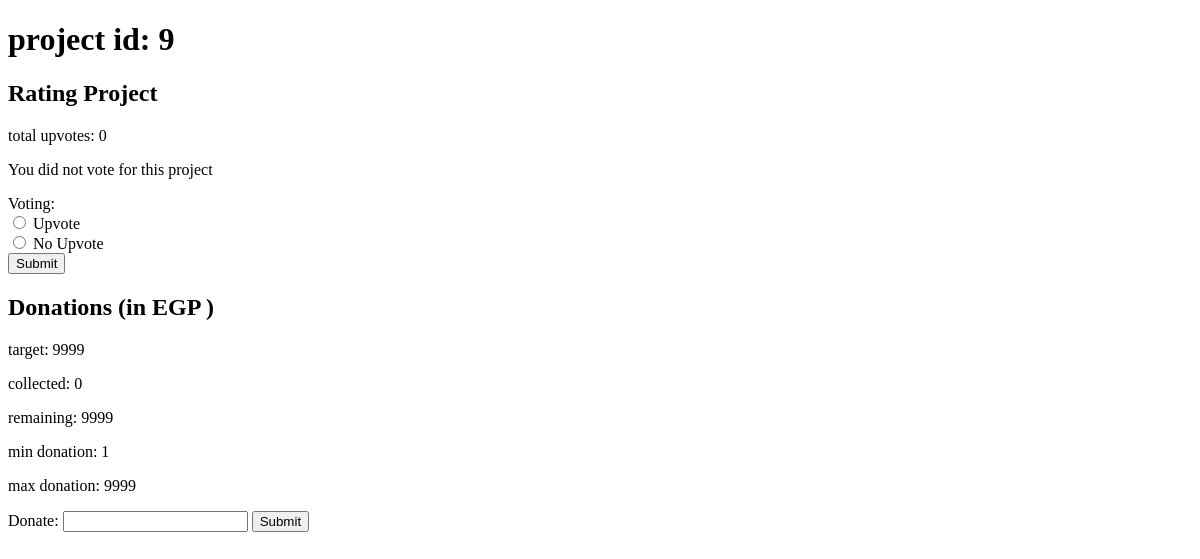
/do_ra/project/9 (signed in), run on an earlier commit of the app's database.
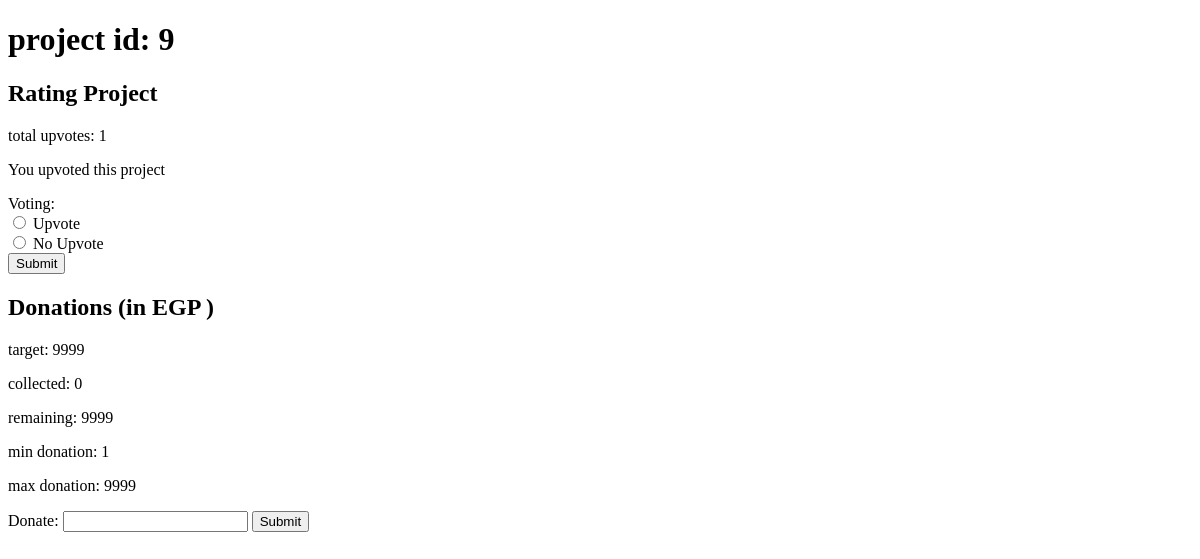
And on a later commit of the database.
### donation_rating/models.py (models this page shows)
class Projects(models.Model):
    id = models.AutoField(primary_key=True)
    end_date = models.DateField()
    total_target = models.IntegerField(default=0, null=True, blank=True)
    total_upvotes = models.IntegerField(default=0,null=True, blank=True)  # FIXME AA
    total_votes = models.IntegerField(default=0, null=True,blank=True)    # FIXME AA
    collected_donations = models.IntegerField(default=0,null=True, blank=True) # FIXME AA
    is_deleted = models.BooleanField(default=False,blank=True)
    user = models.ForeignKey(User,on_delete=models.CASCADE) # AA

### donation_rating/views.py (the view)
# urls.py: 2. Add a URL to urlpatterns:  path('', views.home, name='home')
@login_required(login_url='login')
def home(request, project_id):
    user_id = request.user.id
    project = models.Projects.objects.get( id = project_id )
    remaining_sum = project.total_target - project.collected_donations
    user_has_rate = models.ProjectRate.objects.filter( user = user_id, project=project_id).exists()
    if user_has_rate:
        cur_user_rate =  models.ProjectRate.objects.get( user = user_id, project=project_id )
    cur_user_rate_msg = 'You did not vote for this project'
    if user_has_rate:
        if cur_user_rate.is_upvote:
            cur_user_rate_msg = 'You upvoted this project'
        else:
            cur_user_rate_msg = 'You downvoted this project'
    ratingForm = forms.MakeRatingForm()
    donateForm = forms.DonationForm()
    is_donation_open = True
    if  project.collected_donations == project.total_target or \
        project.end_date < datetime.today().date():
        is_donation_open = False
    return render(request, 'donation_rating/home.html', {'project':project,
        'remaining_sum' : remaining_sum,
        'cur_user_rate_msg' : cur_user_rate_msg,
        'ratingForm' : ratingForm,
        'project_id' : project_id,
        'donateForm' : donateForm,
        'is_donation_open' : is_donation_open,
        })

### donation_rating/forms.py
class MakeRatingForm( forms.Form ):
    CHOICES=[('upvote','Upvote'),
         ('no_upvote','No Upvote')]
    voting = forms.ChoiceField(choices=CHOICES, widget=forms.RadioSelect)

class DonationForm( forms.Form):
    donate = forms.IntegerField(min_value=1)

### donation_rating/templates/donation_rating/home.html (shortened to what this page needs)
<!DOCTYPE html>
<html lang="en">
<head>
</head>
<body>
    <h1> project id: {{project.id}} </h1>
    <div>
        <h2> Rating Project </h2>
        <p>total upvotes: {{project.total_upvotes}} </p>
        <p> {{cur_user_rate_msg}} </p>
        <form action="{% url 'update_rating' project_id %}" method="post">
            {{ ratingForm }}
            <input type="submit" value="Submit">
        </form>
    </div>
    <div>
        <h2> Donations (in EGP )</h2>
        <p> target: {{project.total_target}} </p>
        <p> collected: {{project.collected_donations}} </p>
        <p> remaining: {{remaining_sum}} </p>
        <p> min donation: 1</p>
        <p> max donation: {{remaining_sum}}  </p>
        {% if is_donation_open  %}
        <form action="{% url 'donate' project_id %}" method="post">
            {{ donateForm }}
            <input type="submit" value="Submit">
        </form>
        {% else %}
        <p> no more donation on this project </p>
        {% endif %}
    </div>
</body>
</html>

What changed in the data, as far as the page shows it:
changed Projects id 9: total_upvotes "0" → "1"
Also different on the page:
{{ cur_user_rate_msg }}: "You did not vote for this project" → "You upvoted this project"
